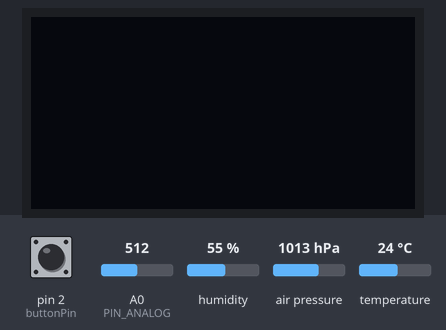
A sketch run on a simulated Arduino Uno, built with avr-gcc and run on an emulated ATmega328P. Shown: 128×64 one-colour display. The inputs (shaded band) are chosen by the test bench; at power-on: pin 2 (buttonPin) HIGH, humidity 55 %, A0 (PIN_ANALOG) = 512, air pressure 1013 hPa, temperature 24 °C. What the sketch prints to the serial monitor is not drawn.

Above: at 2.2 s.
2.3 s: pin 2 (buttonPin) pulled LOW for 0.15 s
At 3.8 s:
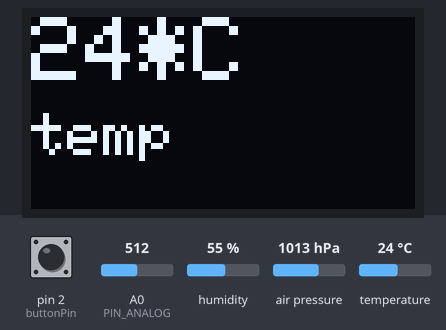
4.1 s: pin 2 (buttonPin) pulled LOW for 1 s
At 4.7 s:
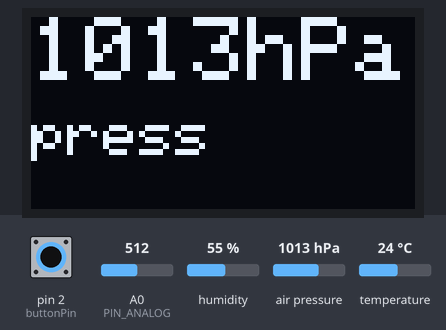
6.6 s: pin 2 (buttonPin) pulled LOW for 0.15 s
At 7.4 s:
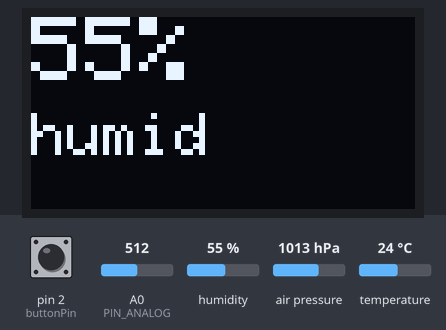
8.3 s: humidity set to 22 %
At 9.5 s:
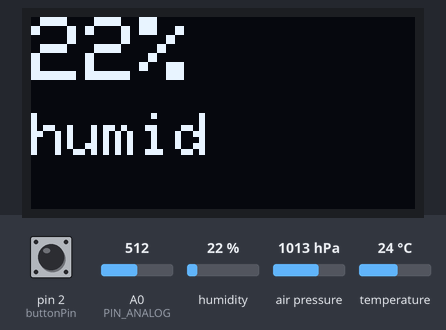
9.9 s: humidity set to 40 %
At 10.4 s:
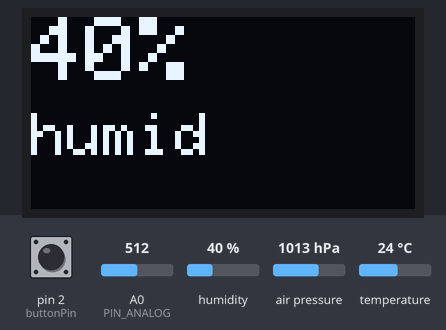
11.5 s: humidity set to 68 %
At 12.5 s:
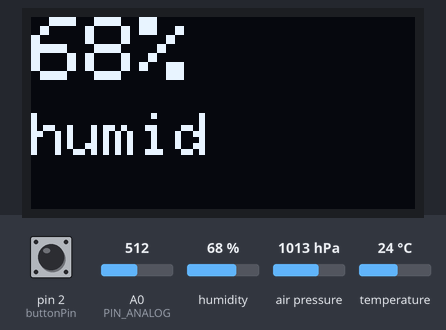
Timing chart, 0 to 14.1 s (numbered marks = the images above; inputs shaded):
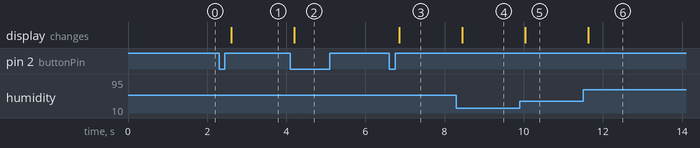

Measured:
- after the input at 2.3 s, the display: changes after 0.31 s (image 1)
- after the input at 4.1 s, the display: changes after 0.10 s (image 2)
- after the input at 6.6 s, the display: changes after 0.25 s (image 3)
- after the input at 8.3 s, the display: changes after 0.14 s (image 4)
- after the input at 9.9 s, the display: changes after 0.13 s (image 5)
- after the input at 11.5 s, the display: changes after 0.12 s (image 6)

The sketch:

WeatherThing.ino
```cpp
// 7.02.2020 13:10
//   Autor: Jan Burbicki

// **Biblioteki** - poza standardowymi
// nalezy pobrac:
//  - Adafruit BME280 Library by Adafruit
//  - Adafruit SSD1206 by Adafruit

#include <SPI.h>
#include <Wire.h>
#include <Adafruit_GFX.h>
#include <Adafruit_SSD1306.h>
#include <Adafruit_Sensor.h>
#include <Adafruit_BME280.h>
#include <stdlib.h>

Adafruit_BME280 bme; // obiekt do obslugi funkcji czujnika temp, wilgo i cisnienia
Adafruit_SSD1306 display(128, 64, &Wire, 4); // ustawienia wyswietlacza OLED

// stałe do miernika pylu
#define PIN_LED           7 // numer pinu ILED
#define PIN_ANALOG        0 // numer pinu AOUT

const int  buttonPin = 2;    // the pin that the pushbutton is attached to
uint8_t buttonPushCounter = 0;   // counter for the number of button presses
uint8_t buttonState = 0;         // current state of the button


double AVR_DUST_TABLE[20]; // tabela do usredniania wynikow
int i = 0; // zmienna do przechodzenia tablicy
char* info[] = {"g/m3", "pm 2,5",
                "*C", "temp",
                "hPa", "press",
                "%", "humid",
                "pomiar", "cos" // tu jest miejsce na komunikacje z uzytkownikiem
               }; // NIE zmieniajcie kolejnosci tych zmiennych

void setup() {

  unsigned status;
  double AVG_DUST = 0;

  pinMode(buttonPin, INPUT);
  attachInterrupt(digitalPinToInterrupt(buttonPin), toggle, FALLING); // ISR - Interrupt Service Routine

  Serial.begin(9600);

  if (!display.begin(SSD1306_SWITCHCAPVCC, 0x3C)) {
    Serial.println(F("Alokacja SSD1306 nie powiodla sie!"));
    Serial.println(F("Mozliwe przyczyny:"));
    Serial.println(F(" - Blad podlaczenia"));
    Serial.println(F(" - Przeladowanie pamieci RAM"));
    for (;;);
  }

  // JAKO JEDYNY OPERUJE NA 3.3V!!!
  if (!bme.begin(0x76)) {
    Serial.println("Blad podlaczenia czujnika BME280!");
    Serial.println(F("Mozliwe przyczyny:"));
    Serial.println(F(" - Blad podlaczenia"));
    Serial.println(F(" - Podpiecie do 5v - czujnik spalony"));
    for (;;);
  }

  // komunikacja z uzytkownikiem
  // info o obliczaniu wyniku tabeli
  AVG_DUST = normal_avrage();
  delay(1000);
}


void loop(void) {

  switch (buttonPushCounter) {
    case 0:
      //pyl(500);
      Serial.print("ComputeDust()= ");
      Serial.println(computeDust());
      delay(500);
      break;
    case 1:
      temperatura(500);
      break;
    case 2:
      cisnienie(500);
      break;
    case 3:
      wilgotnosc(500);
      break;
  }
}


double normal_avrage() { // funkcja oblicza srednia z tabeli AVR_DUST_TABEL[] i podaje ja
  double AVG_DUST = 0;
  for (int i = 0; i < 20; i++) {
    AVR_DUST_TABLE[i] = avrageDust(5);
  }
  for (int i = 0; i < 20; i++) {
    AVG_DUST = AVG_DUST + AVR_DUST_TABLE[i];
  }
  return AVG_DUST / 20;
}


double rolling_avrage(int i) {// funkcja oblicza toczaca sie srednia z tabeli AVR_DUST_TABEL[] i podaje ja
  double AVG_DUST = 0;
  AVR_DUST_TABLE[i] = avrageDust(5);
  for (int i = 0; i < 20; i++) {
    AVG_DUST = AVG_DUST + AVR_DUST_TABLE[i];
  }
  return AVG_DUST / 20;
}


double avrageDust(int times) { // usrednia wyniki funkcji computeDust()
  double avrDust = 0;
  for (int i = 0; i < times; i++) {
    avrDust += computeDust();
  }
  return avrDust / times;
}


double computeDust() { // pojedynczy pomiar pylu przez czujnik
  float VOLTAGE = 0;
  int ADC_VALUE = 0;
  digitalWrite(PIN_LED, HIGH); // Blyskamy IR, czekamy 280ms, odczytujemy napiecie ADC
  delayMicroseconds(280);
  ADC_VALUE = analogRead(PIN_ANALOG);
  digitalWrite(PIN_LED, LOW);
  VOLTAGE = (5000 / 1024.0) * ADC_VALUE * 11; // Przeliczamy na mV. Calosc mnozymy przez 11, poniewaz w module zastosowano dzielinik napiecia 1k/10k
  //Serial.println(VOLTAGE);
  if (VOLTAGE > 50) // Obliczamy zanieczyszczenie jesli zmierzone napiecie ponad prog
  {
    return (VOLTAGE - 50) * 0.2;
  }
  return 0;
}

long lastInterrupt = 0;
void toggle() {
  if (millis() - lastInterrupt > 200) {
    buttonPushCounter = (buttonPushCounter + 1) % 4;
    lastInterrupt = millis();
  }
}


void screen(int wynik, int data) {
  display.clearDisplay();
  display.setTextSize(3);
  display.setTextColor(WHITE);
  display.setCursor(0, 0);
  display.cp437(true);

  display.print(wynik);
  display.println(info[data]);

  display.setCursor(0, 32);
  display.setTextSize(2);

  char* output = info[data + 1];
  display.println(output);

  display.display();
}


void pyl(int czas) {
  i = (i + 1) % 20;
  screen(rolling_avrage(i), 0);
  //  for (int i = 0; i < 20; i++) {
  //    Serial.print(i);
  //    Serial.print(" ");
  //    Serial.println(AVR_DUST_TABLE[i]);
  //  }
  Serial.println();
  Serial.print("pm 2,5 = ");
  Serial.print(rolling_avrage(i));
  Serial.println("g/m3");
  delay(czas);
}


void temperatura(int czas) {
  screen(double(bme.readTemperature()), 2);
  Serial.print("Temperature = ");
  Serial.print(double(bme.readTemperature()));
  Serial.println("*C");
  delay(czas);
}


void cisnienie(int czas) {
  screen(int(bme.readPressure() / 100.0F), 4);
  Serial.print("Pressure = ");
  Serial.print(int(bme.readPressure() / 100.0F));
  Serial.println("hPa");
  delay(czas);
}


void wilgotnosc(int czas) {
  screen(double(bme.readHumidity()), 6);
  Serial.print("Humidity = ");
  Serial.print(double(bme.readHumidity()));
  Serial.println("%");
  delay(czas);
}
```
